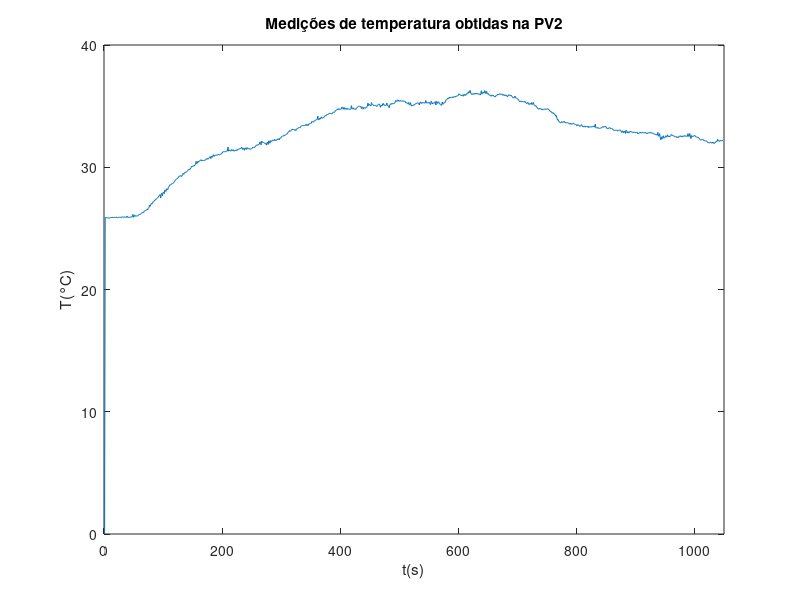

MATLAB code to generate this figure: (Note: this script raises an error after producing the figure.)
%% Dados obtidos
dobtidos = load('exp23052023115431.mat');
plot(dobtidos.pv2(1:end-1));
title('Medições de temperatura obtidas na PV2');
xlim([0, 1050]);
xlabel('t(s)');
ylabel('T(°C)');

%% Aquecimento da Malha 1
pv1_aq = dobtidos.pv1(275:667);
mv1_aq = dobtidos.mv1(275:667);
t = 1:1:length(dobtidos.pv1(1:end-1));

% Função de transferência entre a MV1 e PV1 no aquecimento
[K11_aq, T11_aq, L11_aq] = parametrosFOPTD(pv1_aq - pv1_aq(1), mv1_aq(1) - 20, t(end) - t(end-1));
G11_aq = tf(K11_aq, [T11_aq 1], 'iodelay', L11_aq);
t = 0:1:length(pv1_aq)-1;
Sis_id = lsim(G11_aq, mv1_aq - 20, t);

figure(1);
plot(t,pv1_aq-pv1_aq(1), t, Sis_id);
title('MV1 e PV1 no aquecimento');

% Função de transferência entre a MV1 e PV2 no aquecimento
pv2_aq = dobtidos.pv2(275:667);

[K21_aq, T21_aq, L21_aq] = parametrosFOPTD(pv2_aq - pv2_aq(1), mv1_aq(1) - 20, t(end) - t(end-1));
G21_aq = tf(K21_aq, [T21_aq 1], 'iodelay', L21_aq);
t = 0:1:length(pv2_aq)-1;
Sis_id = lsim(G21_aq, mv1_aq - 20, t);

figure(2);
plot(t,pv2_aq-pv2_aq(1), t, Sis_id);
title('MV1 e PV2 no aquecimento');

%% Resfriamento da Malha 1

pv1_resf = dobtidos.pv1(668:end-7);
mv1_resf = dobtidos.mv1(668:end-7);

% Função de transferência entre a MV1 e PV1 no resfriamento
[K11_resf, T11_resf, L11_resf] = parametrosFOPTD(pv1_resf - pv1_resf(1),-10, t(end) - t(end-1));
G11_resf = tf(K11_resf, [T11_resf 1], 'iodelay', L11_resf);
t = 0:1:length(pv1_resf)-1;
Sis_id = lsim(G11_resf, -10*ones(size(t)), t);

figure(3);
plot(t,pv1_resf - pv1_resf(1), t, Sis_id);
title('MV1 e PV1 no resfriamento');

% Função de transferência entre a MV1 e PV2 no resfriamento
pv2_resf = dobtidos.pv2(668:end-7);

[K21_resf, T21_resf, L21_resf] = parametrosFOPTD(pv2_resf - pv2_resf(1), -10, t(end) - t(end-1));
G21_resf = tf(K21_resf, [T21_resf 1], 'iodelay', L21_resf);
t = 0:1:length(pv2_resf)-1;
Sis_id = lsim(G21_resf, -10*ones(size(t)), t);

figure(4);
plot(t,pv2_resf - pv2_resf(1), t, Sis_id);
title('MV1 e PV2 no resfriamento');

%% Aquecimento da Malha 2

pv1_aq = dobtidos.pv1(275:667);
mv2_aq = dobtidos.mv1(275:667);
t = 1:1:length(dobtidos.pv1(1:end-1));

% Função de transferência entre a MV2 e PV1 no aquecimento
[K12_aq, T12_aq, L12_aq] = parametrosFOPTD(pv1_aq - pv1_aq(1), mv2_aq(1), t(end) - t(end-1));
G12_aq = tf(K12_aq, [T12_aq 1], 'iodelay', L12_aq);
t = 0:1:length(pv1_aq)-1;
Sis_id = lsim(G12_aq, mv2_aq, t);

figure(5);
plot(t,pv1_aq-pv1_aq(1), t, Sis_id);
title('MV2 e PV1 no aquecimento');

% Função de transferência entre a MV2 e PV2 no aquecimento
pv2_aq = dobtidos.pv2(275:667);

[K22_aq, T22_aq, L22_aq] = parametrosFOPTD(pv2_aq - pv2_aq(1), mv2_aq(1), t(end) - t(end-1));
G22_aq = tf(K22_aq, [T22_aq 1], 'iodelay', L22_aq);
t = 0:1:length(pv2_aq)-1;
Sis_id = lsim(G22_aq, mv2_aq, t);

figure(6);
plot(t,pv2_aq-pv2_aq(1), t, Sis_id);
title('MV2 e PV2 no aquecimento');

%% Resfriamento da Malha 2

pv1_resf = dobtidos.pv1(668:end-7);
mv2_resf = dobtidos.mv2(668:end-7);

% Função de transferência entre a MV2 e PV1 no resfriamento
[K12_resf, T12_resf, L12_resf] = parametrosFOPTD(pv1_resf - pv1_resf(1),-10, t(end) - t(end-1));
G12_resf = tf(K12_resf, [T12_resf 1], 'iodelay', L12_resf);
t = 0:1:length(pv1_resf)-1;
Sis_id = lsim(G12_resf, -10*ones(size(t)), t);

figure(7);
plot(t,pv1_resf - pv1_resf(1), t, Sis_id);
title('MV2 e PV1 no resfriamento');

% Função de transferência entre a MV2 e PV2 no resfriamento
pv2_resf = dobtidos.pv2(668:end-7);

[K22_resf, T22_resf, L22_resf] = parametrosFOPTD(pv2_resf - pv2_resf(1), -10, t(end) - t(end-1));
G22_resf = tf(K22_resf, [T22_resf 1], 'iodelay', L22_resf);
t = 0:1:length(pv2_resf)-1;
Sis_id = lsim(G22_resf, -10*ones(size(t)), t);

figure(8);
plot(t,pv2_resf - pv2_resf(1), t, Sis_id);
title('MV2 e PV2 no resfriamento');

%% Modelos médios

pv1 = [pv1_aq, pv1_resf];

% Modelo médio entre a MV1 e PV1
K11_med = (K11_aq + K11_resf)/2;
T11_med = (T11_aq + T11_resf)/2;
L11_med = (L11_aq + L11_resf)/2;

G11_med = tf(K11_med, [T11_med 1], 'iodelay', L11_med);
t = 0:1:length(pv1_aq)-1;
Sis_id_aq = lsim(G11_med, mv1_aq - 20, t);
t = 0:1:length(pv1_resf)-1;
Sis_id_resf = lsim(G11_med, -10*ones(size(t)), t);

Sis_id = [Sis_id_aq', (Sis_id_resf-Sis_id_resf(end))'];
t = 0:1:length(pv1)-1;

figure(9);
plot(t,pv1-pv1(1), t, Sis_id);
title('MV1 e PV1 modelo médio');

% Modelo médio entre a MV1 e PV2
K21_med = (K21_aq + K21_resf)/2;
T21_med = (T21_aq + T21_resf)/2;
L21_med = (L21_aq + L21_resf)/2;

G21_med = tf(K21_med, [T21_med 1], 'iodelay', L21_med);

% Modelo médio entre a MV2 e PV1
K12_med = (K12_aq + K12_resf)/2;
T12_med = (T12_aq + T12_resf)/2;
L12_med = (L12_aq + L12_resf)/2;

G12_med = tf(K12_med, [T12_med 1], 'iodelay', L12_med);

% Modelo médio entre a MV2 e PV2
K22_med = (K22_aq + K22_resf)/2;
T22_med = (T22_aq + T22_resf)/2;
L22_med = (L22_aq + L22_resf)/2;

G22_med = tf(K22_med, [T22_med 1], 'iodelay', L22_med);

figure(9);
plot(t,pv2-pv2(1), t, Sis_id);
title('MV2 e PV2 modelo médio');

%% Projetando os controladores PI ulizando o método SIMC, com \tau_c = \theta
%% Com base nos parâmetros dos modelos médios de G11 e G22

% PI para o modelo médio de G11
Kp11 = T11_med/(2*K11_med*L11_med);
Ti11 = min(T11_med, 8*L11_med);

Cpi11 = pid(Kp11, Kp11/Ti11);
H11 =feedback(Cpi11*G11_med,1);
step(H11);
hold on;
stepinfo(H11);
t = 0:1:250;
Sis_id_resf = lsim(H11, -1*ones(size(t)), t);
plot(t+250, Sis_id_resf);

% PI para o modelo médio de G22
Kp22 = T22_med/(2*K22_med*L22_med);
Ti22 = min(T22_med, 8*L22_med);

Cpi22 = pid(Kp22, Kp22/Ti22);
H22 =feedback(Cpi22*G22_med,1);
step(H22);
hold on;
stepinfo(H22);

% Controle em malha fechada da PV1
load('exp06062023090333.mat')
plot(pv1(2:end)-pv1(2)); hold on; plot(sp1(2:end)-sp1(2));
xlim([0, 405]);
title('Controle em malha fechada da variável de processo 1');
legend('Temperatura de saída','Temperatura de referência', 'Location', 'best')
xlabel('t(s)');
ylabel('T(°C)');

% Controle em malha fechada da PV2
load('exp06062023092511.mat')
plot(pv2(440:end)-pv2(440)); hold on; plot(sp2(440:end)-sp2(440));
xlim([0, 518]);
title('Controle em malha fechada da variável de processo 2');
legend('Temperatura de saída','Temperatura de referência', 'Location', 'best')
xlabel('t(s)');
ylabel('T(°C)');


%% Otimização dos controlador PI da malha 1

s = tf('s');

% Criterios antes da otimização
MSb=norm(feedback(1,pade(G11_med)*Cpi11),inf)
MTb=norm(feedback(pade(G11_med)*Cpi11,1),inf)
Jvb=norm(feedback(pade(G11_med)/s,Cpi11),inf)
Jub=norm(feedback(Cpi11, pade(G11_med)),inf)

% Critérios de restrição
MS_max=1.6;
MT_max=1.0;
% Jv_max=0.15;
Ju_max=13;
x = [Kp11, Kp11/Ti11, 0];

% Otimização dos parâmetro do controlador PI
options = optimset('Algorithm','active-set');
x=fmincon(@(x) objfun(x,s,G11_med),x,[],[],[],[],...
[], [], @(x)confun(x,s,G11_med,MS_max,MT_max,Ju_max), options);

Kp = x(1); Ki = x(2); Kd = x(3);
Kpid = Kp + Ki/s + Kd*s/(1+0.01*s);
H = feedback(G11_med*Kpid,1);

% Critérios após a otimização
MS=norm(feedback(1,pade(G11_med)*Kpid),inf)
MT=norm(feedback(pade(G11_med)*Kpid,1),inf)
Jv=norm(feedback(pade(G11_med)/s,Kpid),inf)
Ju=norm(feedback(Kpid, pade(G11_med)),inf)

step(H11);
title('Resposta ao degrau para a malha 1');
hold on;
step(H);
legend('SIMC', 'Otimizado', 'Location','southeast');
stepinfo(H)

%% Otimização dos controlador PI da malha 2

s = tf('s');

% Criterios antes da otimização
MSb=norm(feedback(1,pade(G22_med)*Cpi22),inf)
MTb=norm(feedback(pade(G22_med)*Cpi22,1),inf)
Jvb=norm(feedback(pade(G22_med)/s,Cpi22),inf)
Jub=norm(feedback(Cpi22, pade(G22_med)),inf)

% Critérios de restrição
MS_max=1.6;
MT_max=1.0;
% Jv_max=0.15;
Ju_max=20.4;
x = [Kp22, Kp22/Ti22, 0];

% Otimização dos parâmetro do controlador PI
options = optimset('Algorithm','active-set');
x=fmincon(@(x) objfun(x,s,G22_med),x,[],[],[],[],...
[], [], @(x)confun(x,s,G22_med,MS_max,MT_max,Ju_max), options);

Kp = x(1); Ki = x(2); Kd = x(3);
Kpid = Kp + Ki/s + Kd*s/(1+0.01*s);
H = feedback(G22_med*Kpid,1);

% Critérios após a otimização
MS=norm(feedback(1,pade(G22_med)*Kpid),inf)
MT=norm(feedback(pade(G22_med)*Kpid,1),inf)
Jv=norm(feedback(pade(G22_med)/s,Kpid),inf)
Ju=norm(feedback(Kpid, pade(G22_med)),inf)

step(H22);
title('Resposta ao degrau para a malha 2');
hold on;
step(H,'y--');
legend('SIMC', 'Otimizado', 'Location','southeast');
stepinfo(H)